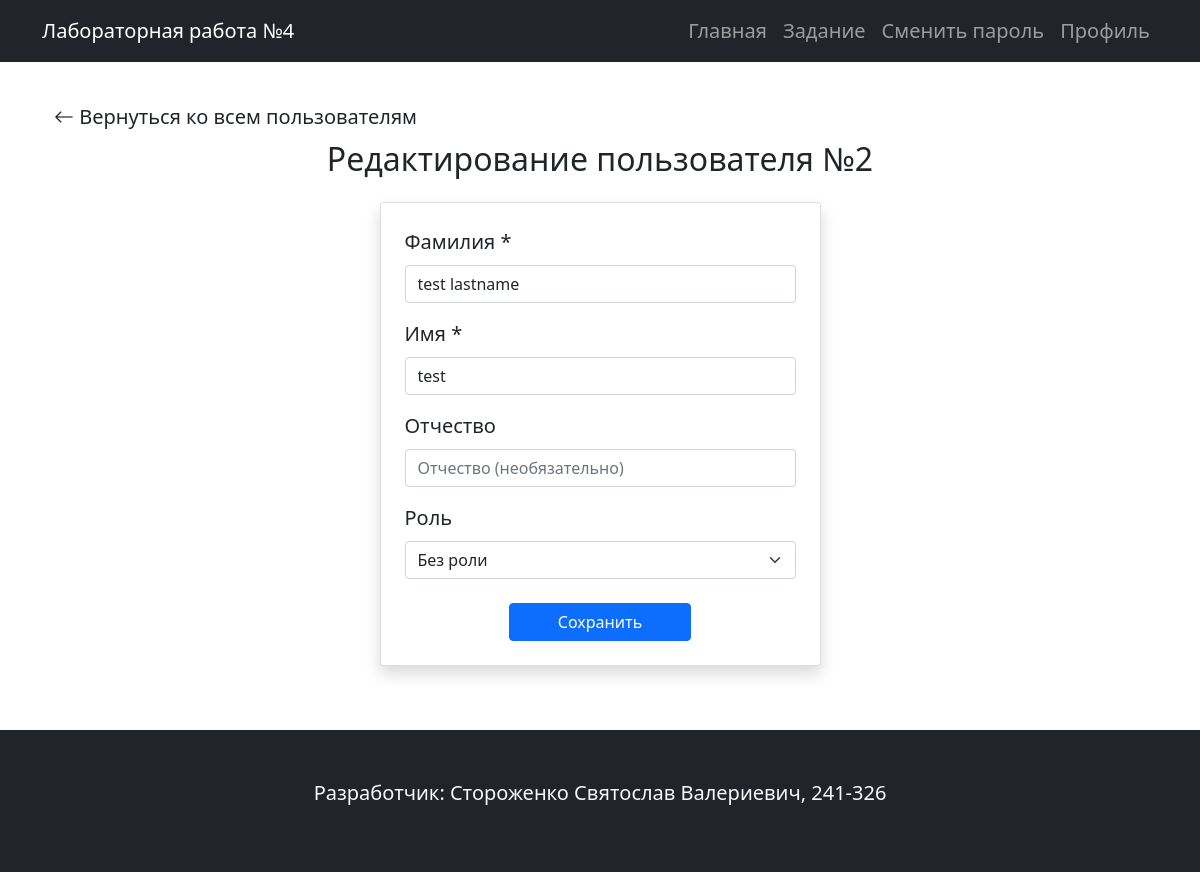
The app's page /edit/2 (signed in) with its own data.
### models.py (models this page shows, shortened)
class User(UserMixin, db.Model):
    __tablename__ = 'users'
    id = db.Column(db.Integer, primary_key=True)
    login = db.Column(db.String(50), unique=True, nullable=False)
    password_hash = db.Column(db.String(200), nullable=False)
    last_name = db.Column(db.String(50), nullable=False)
    first_name = db.Column(db.String(50), nullable=False)
    middle_name = db.Column(db.String(50), nullable=True)
    role_id = db.Column(db.Integer, db.ForeignKey('roles.id'), nullable=True)
    created_at = db.Column(db.DateTime, default=lambda: datetime.now(timezone.utc), nullable=False)
    role_ref = db.relationship('Role', back_populates='users')

### app.py (the view, shortened to what this page needs)
@app.route('/edit/<int:user_id>', methods=['GET', 'POST'])
@login_required
def edit_user(user_id):
    user: User = User.query.filter_by(id=int(user_id)).first()
    form = UserForm(obj=user)
    form.password.validators = [Optional()]
    form.login.validators = []
    return render_template(
        'user_form.html',
        form=form,
        title=f"Редактирование пользователя №{user.id}",
        is_create=False,
        submit_text='Сохранить'
    )

### forms.py (shortened to what this page needs)
class UserForm(FlaskForm):
    login = StringField('Логин *', validators=[DataRequired(message='Поле "Логин" не может быть пустым!')])
    password = PasswordField('Пароль *', validators=[DataRequired(message='Поле "Пароль" не может быть пустым!')])
    first_name = StringField('Имя *', validators=[DataRequired(message='Поле "Имя" не может быть пустым!')])
    last_name = StringField('Фамилия *', validators=[DataRequired(message='Поле "Фамилия" не может быть пустым!')])
    middle_name = StringField('Отчество')
    role_id = SelectField('Роль', coerce=int)
    submit = SubmitField('Создать аккаунт')
    def __init__(self, *args, **kwargs):
        super().__init__(*args, **kwargs)
        from models import Role
        roles = Role.query.all()
        self.role_id.choices = [(0, "Без роли")] + [(r.id, f"{r.name} — {r.description}") for r in roles]

### app.py (called while the page is built)
@login_manager.user_loader
def load_user_from_bd(user_id):
    return User.query.get(int(user_id))

### templates/user_form.html
{% extends "base.html" %}
{% from "macros/forms.html" import render_user_form %}
{% block content %}
<div class="container mt-4 mb-5">
    <div class="mb-2">
        <a href="{{ url_for('index') }}" class="return_back"><i class="bi bi-arrow-left"></i> Вернуться ко всем пользователям</a>
    </div>
    <h2 class="mb-4 text-center">{{ title }}</h2>
    <div class="row justify-content-center">
        <div class="col-md-6 col-lg-5">
            <div class="card shadow p-4">
                {{ render_user_form(form, is_create=is_create, submit_text=submit_text) }}
            </div>
        </div>
    </div>
</div>
{% endblock %}

### templates/macros/forms.html (shortened to what this page needs)
{% macro render_user_form(form, is_create=true, submit_text='Сохранить') %}
<form method="POST" class="auth-form">
    <div class="mb-3">
        {{ form.last_name.label(class="form-label") }}
        {{ form.last_name(
            placeholder="Фамилия",
            class="form-control" ~ (" is-invalid" if form.last_name.errors else ""),
            **{"aria-describedby": "last_nameFeedback" if form.last_name.errors else ""}
        ) }}
    </div>
    <div class="mb-3">
        {{ form.first_name.label(class="form-label") }}
        {{ form.first_name(
            placeholder="Имя",
            class="form-control" ~ (" is-invalid" if form.first_name.errors else ""),
            **{"aria-describedby": "first_nameFeedback" if form.first_name.errors else ""}
        ) }}
    </div>
    <div class="mb-3">
        {{ form.middle_name.label(class="form-label") }}
        {{ form.middle_name(class="form-control", placeholder="Отчество (необязательно)") }}
    </div>
    <div class="mb-3">
        {{ form.role_id.label(class="form-label") }}
        {{ form.role_id(class="form-select") }}
    </div>
    <div class="d-flex justify-content-center mt-4">
    <button type="submit" class="btn btn-primary px-5">
        {{ submit_text }}
    </button>
</div>
</form>
{% endmacro %}

### static/styles.css (style rules this page uses)
body { font-size: 1.25rem; }
.return_back { color: #212529; text-decoration: none; transition: 0.3s ease-in; }

### records on screen
User: last_name "test lastname", first_name "test", role_id "Без роли"

### other values on screen
{{ title }} "Редактирование пользователя №2"
{{ submit_text }} "Сохранить"
